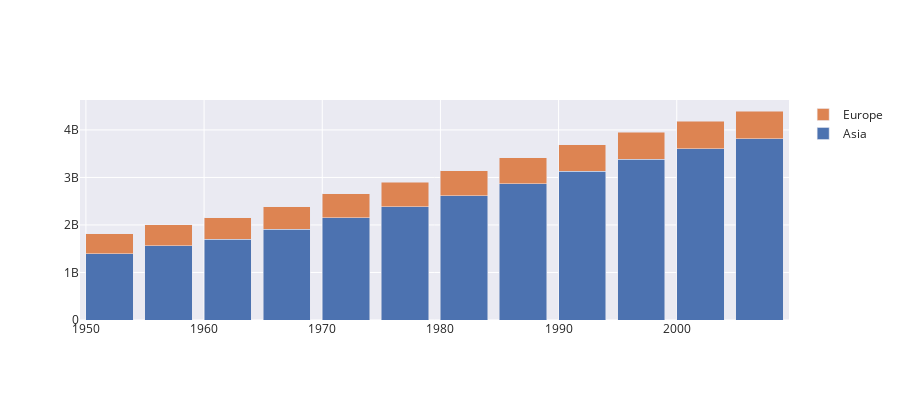

Notebook cell for this chart:
### Code cell
fig = go.Figure(
    data=[
        go.Bar(name='Asia', x=df[df.continent=='Asia'].year, y=df[df.continent=='Asia']['pop']),
        go.Bar(name='Europe', x=df[df.continent=='Europe'].year, y=df[df.continent=='Europe']['pop'])
    ]
)
fig.update_layout(barmode='stack')
fig.layout.template='seaborn'
fig.layout.height=400
fig.show()

### Figure 1 — Plotly figure (JSON) as saved in the notebook; plotly's stock layout.template omitted (floating-point values rounded to 4 significant figures)
{"data": [{"name": "Asia", "type": "bar", "x": [1952, 1957, 1962, 1967, 1972, 1977, 1982, 1987, 1992, 1997, 2002, 2007], "y": [1395357351, 1562780599, 1696357182, 1905662900, 2150972248, 2384513556, 2610135582, 2871220762, 3133292191, 3383285500, 3601802203, 3811953827]}, {"name": "Europe", "type": "bar", "x": [1952, 1957, 1962, 1967, 1972, 1977, 1982, 1987, 1992, 1997, 2002, 2007], "y": [418120846, 437890351, 460355155, 481178958, 500635059, 517164531, 531266901, 543094160, 558142797, 568944148, 578223869, 586098529]}], "layout": {"barmode": "stack", "height": 400}}
